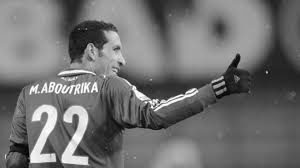
#> input picture trekagray.jpg, 300 x 168 px
$ python ImageThresholding.py
#> lines starting #> are read from the running program, lines starting #| are printed output that depends on the picture; after the words box and inside, x2 and y2 are one past the last pixel; in counts of white or black regions, pixels touching at a corner belong together

import numpy as np
import cv2

img = cv2.imread('trekagray.jpg',0)
#> img is the input picture: shape (168, 300); min 0, max 255, mean 112.2

cv2.imshow("ABUTREKA", img)
ret,thresh1 = cv2.threshold(img,127,255,cv2.THRESH_BINARY)
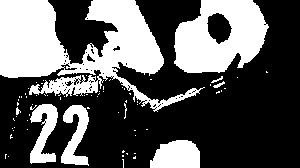
#> thresh1: shape (168, 300); 36.1% white; 72 white regions (63 under 20 px), largest, box (x1, y1, x2, y2) and area: (0, 0, 205, 112) 10159, (174, 0, 269, 73) 4763, (150, 140, 200, 168) 1156
ret,thresh2 = cv2.threshold(img,127,255,cv2.THRESH_BINARY_INV)
ret,thresh3 = cv2.threshold(img,127,255,cv2.THRESH_TRUNC)
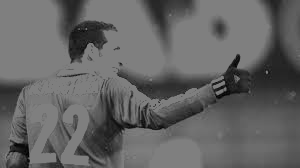
#> thresh3: shape (168, 300); min 0, max 127, mean 99.6
ret,thresh4 = cv2.threshold(img,127,255,cv2.THRESH_TOZERO)
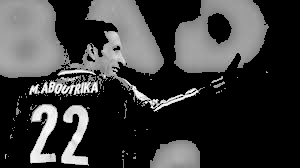
#> thresh4: shape (168, 300); min 0, max 255, mean 58.5
ret,thresh5 = cv2.threshold(img,127,255,cv2.THRESH_TOZERO_INV)
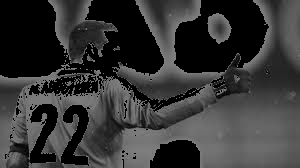
#> thresh5: shape (168, 300); min 0, max 127, mean 53.8

cv2.imshow("thresh1", thresh1)
cv2.imshow("thresh2", thresh2)
cv2.imshow("thresh3", thresh3)
cv2.imshow("thresh4", thresh4)
cv2.imshow("thresh5", thresh5)


k = cv2.waitKey(0)
#> (key Esc is pressed here)

if k == 27:
	cv2.destroyAllWindows()

elif k == ord('s'):
	cv.destroyAllWindows()
